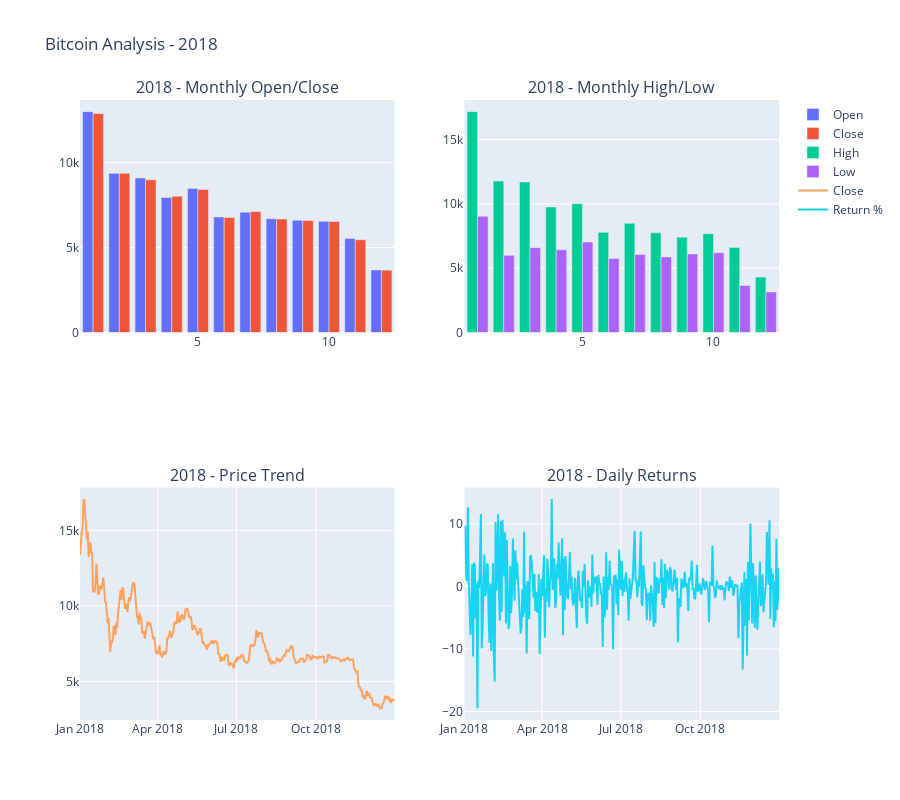
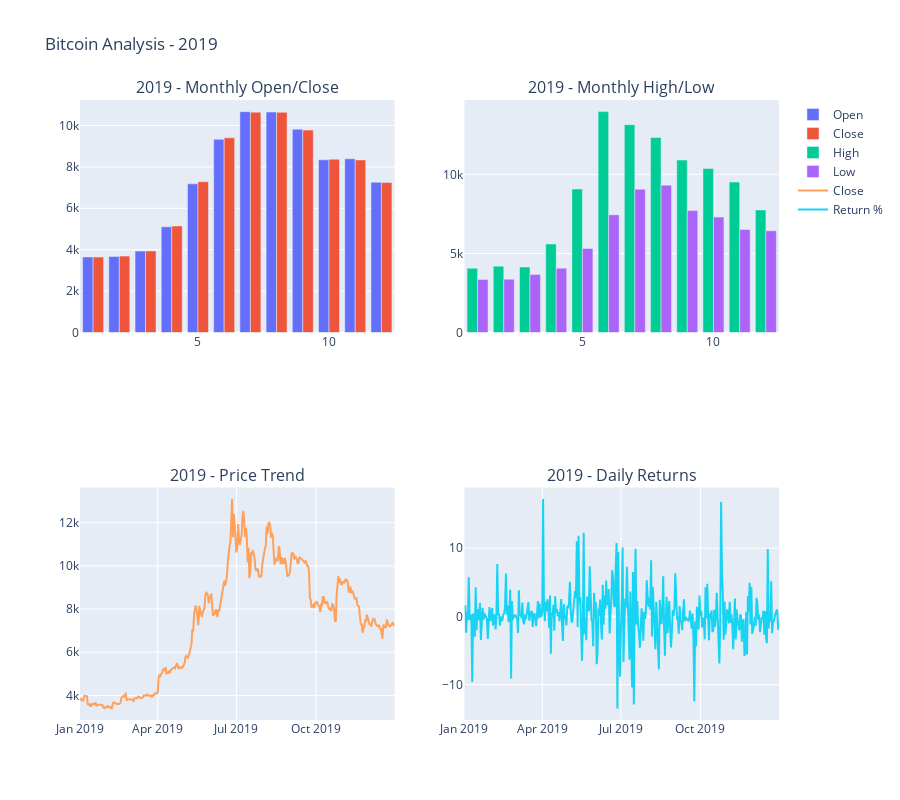
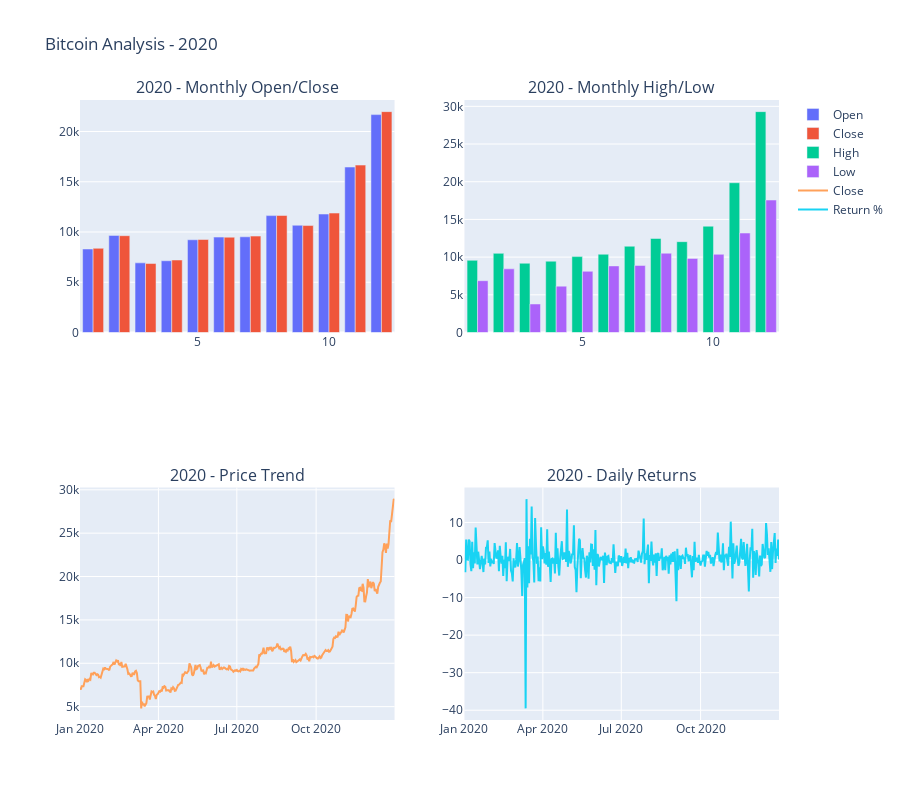
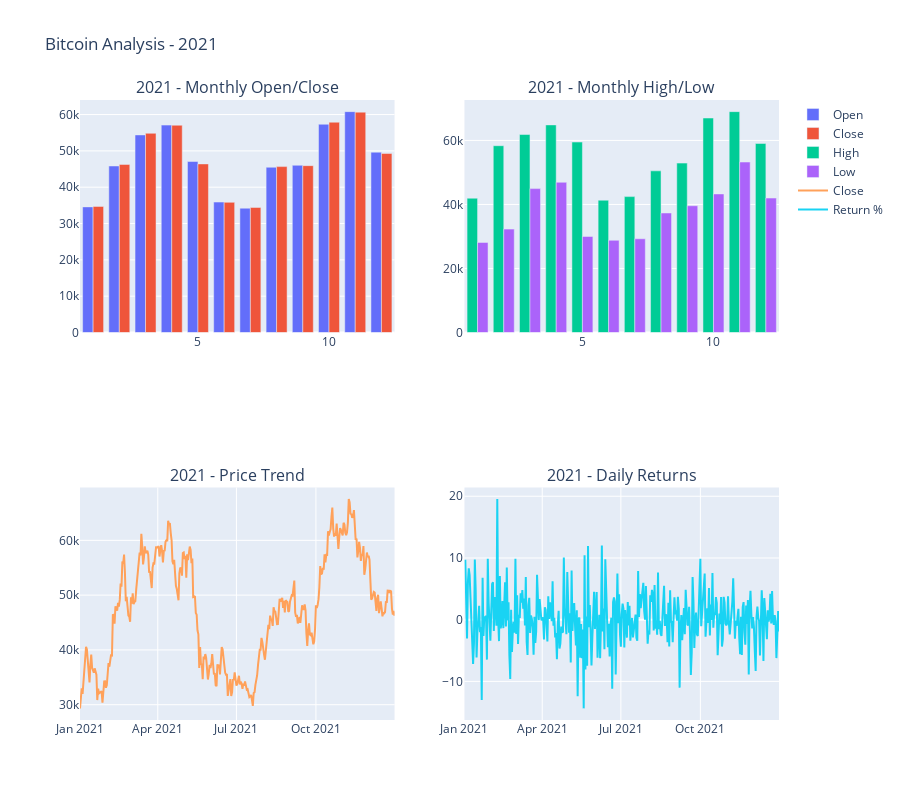

Here is the notebook cell these charts were saved with, in order:
### Markdown cell above
# Cell 3: Yearly Analysis and Visualization (2018-2024)

### Code cell
def analyze_yearly_data(df, start_year, end_year):
    """Analyze and visualize data for each year"""
    for year in range(start_year, end_year + 1):
        start_date = f'{year}-01-01'
        end_date = f'{year+1}-01-01'
        
        yearly_data = df[(df['Date'] >= start_date) & (df['Date'] < end_date)]
        
        if len(yearly_data) == 0:
            continue
            
        print(f"\n{year} Analysis:")
        print(f"Data points: {len(yearly_data)}")
        print(f"Price Range: ${yearly_data['Close'].min():.2f} - ${yearly_data['Close'].max():.2f}")
        
        # Create visualization
        monthly_data = yearly_data.groupby(yearly_data['Date'].dt.month).agg({
            'Open': 'mean',
            'Close': 'mean',
            'High': 'max',
            'Low': 'min'
        }).reset_index()
        
        fig = make_subplots(
            rows=2, cols=2,
            subplot_titles=(f'{year} - Monthly Open/Close', f'{year} - Monthly High/Low',
                          f'{year} - Price Trend', f'{year} - Daily Returns')
        )
        
        # Monthly Open/Close
        fig.add_trace(go.Bar(x=monthly_data['Date'], y=monthly_data['Open'], name='Open'), row=1, col=1)
        fig.add_trace(go.Bar(x=monthly_data['Date'], y=monthly_data['Close'], name='Close'), row=1, col=1)
        
        # Monthly High/Low
        fig.add_trace(go.Bar(x=monthly_data['Date'], y=monthly_data['High'], name='High'), row=1, col=2)
        fig.add_trace(go.Bar(x=monthly_data['Date'], y=monthly_data['Low'], name='Low'), row=1, col=2)
        
        # Daily trends
        fig.add_trace(go.Scatter(x=yearly_data['Date'], y=yearly_data['Close'], name='Close'), row=2, col=1)
        
        # Daily returns
        yearly_data['Daily_Return'] = yearly_data['Close'].pct_change() * 100
        fig.add_trace(go.Scatter(x=yearly_data['Date'], y=yearly_data['Daily_Return'], name='Return %'), row=2, col=2)
        
        fig.update_layout(height=800, title_text=f"Bitcoin Analysis - {year}", showlegend=True)
        fig.show()

# Analyze data from 2018 to 2025
analyze_yearly_data(maindf, 2018, 2025)

### Figure 1 — Plotly figure (JSON) as saved in the notebook; plotly's stock layout.template omitted (floating-point values rounded to 4 significant figures; data arrays with more than 128 entries replaced by an {"elided": "..."} marker saying what was removed)
{"data": [{"name": "Open", "type": "bar", "x": [1, 2, 3, 4, 5, 6, 7, 8, 9, 10, 11, 12], "xaxis": "x", "y": [13000.0, 9372.0, 9095.0, 7945.0, 8483.0, 6803.0, 7081.0, 6699.0, 6606.0, 6546.0, 5540.0, 3682.0], "yaxis": "y"}, {"name": "Close", "type": "bar", "x": [1, 2, 3, 4, 5, 6, 7, 8, 9, 10, 11, 12], "xaxis": "x", "y": [12890.0, 9373.0, 8986.0, 8022.0, 8426.0, 6767.0, 7124.0, 6676.0, 6593.0, 6537.0, 5463.0, 3670.0], "yaxis": "y"}, {"name": "High", "type": "bar", "x": [1, 2, 3, 4, 5, 6, 7, 8, 9, 10, 11, 12], "xaxis": "x2", "y": [17180.0, 11790.0, 11710.0, 9760.0, 10020.0, 7787.0, 8492.0, 7750.0, 7410.0, 7680.0, 6615.0, 4313.0], "yaxis": "y2"}, {"name": "Low", "type": "bar", "x": [1, 2, 3, 4, 5, 6, 7, 8, 9, 10, 11, 12], "xaxis": "x2", "y": [9035.0, 6000.0, 6600.0, 6430.0, 7033.0, 5750.0, 6070.0, 5880.0, 6111.0, 6205.0, 3653.0, 3156.0], "yaxis": "y2"}, {"name": "Close", "type": "scatter", "x": {"elided": "365 str values"}, "xaxis": "x3", "y": {"elided": "365 float values"}, "yaxis": "y3"}, {"name": "Return %", "type": "scatter", "x": {"elided": "365 str values"}, "xaxis": "x4", "y": {"elided": "365 float values"}, "yaxis": "y4"}], "layout": {"annotations": [{"font": {"size": 16}, "showarrow": false, "text": "2018 - Monthly Open/Close", "x": 0.225, "xanchor": "center", "xref": "paper", "y": 1, "yanchor": "bottom", "yref": "paper"}, {"font": {"size": 16}, "showarrow": false, "text": "2018 - Monthly High/Low", "x": 0.775, "xanchor": "center", "xref": "paper", "y": 1, "yanchor": "bottom", "yref": "paper"}, {"font": {"size": 16}, "showarrow": false, "text": "2018 - Price Trend", "x": 0.225, "xanchor": "center", "xref": "paper", "y": 0.375, "yanchor": "bottom", "yref": "paper"}, {"font": {"size": 16}, "showarrow": false, "text": "2018 - Daily Returns", "x": 0.775, "xanchor": "center", "xref": "paper", "y": 0.375, "yanchor": "bottom", "yref": "paper"}], "height": 800, "showlegend": true, "title": {"text": "Bitcoin Analysis - 2018"}, "xaxis": {"anchor": "y", "domain": [0, 0.45]}, "xaxis2": {"anchor": "y2", "domain": [0.55, 1]}, "xaxis3": {"anchor": "y3", "domain": [0, 0.45]}, "xaxis4": {"anchor": "y4", "domain": [0.55, 1]}, "yaxis": {"anchor": "x", "domain": [0.625, 1]}, "yaxis2": {"anchor": "x2", "domain": [0.625, 1]}, "yaxis3": {"anchor": "x3", "domain": [0, 0.375]}, "yaxis4": {"anchor": "x4", "domain": [0, 0.375]}}}

### Figure 2 — Plotly figure (JSON) as saved in the notebook; plotly's stock layout.template omitted (floating-point values rounded to 4 significant figures; data arrays with more than 128 entries replaced by an {"elided": "..."} marker saying what was removed)
{"data": [{"name": "Open", "type": "bar", "x": [1, 2, 3, 4, 5, 6, 7, 8, 9, 10, 11, 12], "xaxis": "x", "y": [3652.0, 3677.0, 3932.0, 5107.0, 7182.0, 9330.0, 10670.0, 10650.0, 9821.0, 8341.0, 8388.0, 7258.0], "yaxis": "y"}, {"name": "Close", "type": "bar", "x": [1, 2, 3, 4, 5, 6, 7, 8, 9, 10, 11, 12], "xaxis": "x", "y": [3643.0, 3690.0, 3941.0, 5147.0, 7286.0, 9406.0, 10640.0, 10640.0, 9777.0, 8368.0, 8335.0, 7247.0], "yaxis": "y"}, {"name": "High", "type": "bar", "x": [1, 2, 3, 4, 5, 6, 7, 8, 9, 10, 11, 12], "xaxis": "x2", "y": [4070.0, 4198.0, 4140.0, 5600.0, 9074.0, 13970.0, 13150.0, 12330.0, 10910.0, 10370.0, 9514.0, 7750.0], "yaxis": "y2"}, {"name": "Low", "type": "bar", "x": [1, 2, 3, 4, 5, 6, 7, 8, 9, 10, 11, 12], "xaxis": "x2", "y": [3350.0, 3373.0, 3671.0, 4067.0, 5316.0, 7445.0, 9060.0, 9320.0, 7710.0, 7300.0, 6515.0, 6435.0], "yaxis": "y2"}, {"name": "Close", "type": "scatter", "x": {"elided": "365 str values"}, "xaxis": "x3", "y": {"elided": "365 float values"}, "yaxis": "y3"}, {"name": "Return %", "type": "scatter", "x": {"elided": "365 str values"}, "xaxis": "x4", "y": {"elided": "365 float values"}, "yaxis": "y4"}], "layout": {"annotations": [{"font": {"size": 16}, "showarrow": false, "text": "2019 - Monthly Open/Close", "x": 0.225, "xanchor": "center", "xref": "paper", "y": 1, "yanchor": "bottom", "yref": "paper"}, {"font": {"size": 16}, "showarrow": false, "text": "2019 - Monthly High/Low", "x": 0.775, "xanchor": "center", "xref": "paper", "y": 1, "yanchor": "bottom", "yref": "paper"}, {"font": {"size": 16}, "showarrow": false, "text": "2019 - Price Trend", "x": 0.225, "xanchor": "center", "xref": "paper", "y": 0.375, "yanchor": "bottom", "yref": "paper"}, {"font": {"size": 16}, "showarrow": false, "text": "2019 - Daily Returns", "x": 0.775, "xanchor": "center", "xref": "paper", "y": 0.375, "yanchor": "bottom", "yref": "paper"}], "height": 800, "showlegend": true, "title": {"text": "Bitcoin Analysis - 2019"}, "xaxis": {"anchor": "y", "domain": [0, 0.45]}, "xaxis2": {"anchor": "y2", "domain": [0.55, 1]}, "xaxis3": {"anchor": "y3", "domain": [0, 0.45]}, "xaxis4": {"anchor": "y4", "domain": [0.55, 1]}, "yaxis": {"anchor": "x", "domain": [0.625, 1]}, "yaxis2": {"anchor": "x2", "domain": [0.625, 1]}, "yaxis3": {"anchor": "x3", "domain": [0, 0.375]}, "yaxis4": {"anchor": "x4", "domain": [0, 0.375]}}}

### Figure 3 — Plotly figure (JSON) as saved in the notebook; plotly's stock layout.template omitted (floating-point values rounded to 4 significant figures; data arrays with more than 128 entries replaced by an {"elided": "..."} marker saying what was removed)
{"data": [{"name": "Open", "type": "bar", "x": [1, 2, 3, 4, 5, 6, 7, 8, 9, 10, 11, 12], "xaxis": "x", "y": [8308.0, 9662.0, 6931.0, 7139.0, 9227.0, 9492.0, 9521.0, 11630.0, 10670.0, 11790.0, 16460.0, 21680.0], "yaxis": "y"}, {"name": "Close", "type": "bar", "x": [1, 2, 3, 4, 5, 6, 7, 8, 9, 10, 11, 12], "xaxis": "x", "y": [8378.0, 9633.0, 6863.0, 7212.0, 9254.0, 9482.0, 9592.0, 11640.0, 10640.0, 11880.0, 16660.0, 21980.0], "yaxis": "y"}, {"name": "High", "type": "bar", "x": [1, 2, 3, 4, 5, 6, 7, 8, 9, 10, 11, 12], "xaxis": "x2", "y": [9578.0, 10500.0, 9188.0, 9460.0, 10070.0, 10380.0, 11440.0, 12470.0, 12050.0, 14100.0, 19860.0, 29300.0], "yaxis": "y2"}, {"name": "Low", "type": "bar", "x": [1, 2, 3, 4, 5, 6, 7, 8, 9, 10, 11, 12], "xaxis": "x2", "y": [6871.0, 8445.0, 3782.0, 6150.0, 8117.0, 8833.0, 8893.0, 10520.0, 9825.0, 10370.0, 13200.0, 17570.0], "yaxis": "y2"}, {"name": "Close", "type": "scatter", "x": {"elided": "366 str values"}, "xaxis": "x3", "y": {"elided": "366 float values"}, "yaxis": "y3"}, {"name": "Return %", "type": "scatter", "x": {"elided": "366 str values"}, "xaxis": "x4", "y": {"elided": "366 float values"}, "yaxis": "y4"}], "layout": {"annotations": [{"font": {"size": 16}, "showarrow": false, "text": "2020 - Monthly Open/Close", "x": 0.225, "xanchor": "center", "xref": "paper", "y": 1, "yanchor": "bottom", "yref": "paper"}, {"font": {"size": 16}, "showarrow": false, "text": "2020 - Monthly High/Low", "x": 0.775, "xanchor": "center", "xref": "paper", "y": 1, "yanchor": "bottom", "yref": "paper"}, {"font": {"size": 16}, "showarrow": false, "text": "2020 - Price Trend", "x": 0.225, "xanchor": "center", "xref": "paper", "y": 0.375, "yanchor": "bottom", "yref": "paper"}, {"font": {"size": 16}, "showarrow": false, "text": "2020 - Daily Returns", "x": 0.775, "xanchor": "center", "xref": "paper", "y": 0.375, "yanchor": "bottom", "yref": "paper"}], "height": 800, "showlegend": true, "title": {"text": "Bitcoin Analysis - 2020"}, "xaxis": {"anchor": "y", "domain": [0, 0.45]}, "xaxis2": {"anchor": "y2", "domain": [0.55, 1]}, "xaxis3": {"anchor": "y3", "domain": [0, 0.45]}, "xaxis4": {"anchor": "y4", "domain": [0.55, 1]}, "yaxis": {"anchor": "x", "domain": [0.625, 1]}, "yaxis2": {"anchor": "x2", "domain": [0.625, 1]}, "yaxis3": {"anchor": "x3", "domain": [0, 0.375]}, "yaxis4": {"anchor": "x4", "domain": [0, 0.375]}}}

### Figure 4 — Plotly figure (JSON) as saved in the notebook; plotly's stock layout.template omitted (floating-point values rounded to 4 significant figures; data arrays with more than 128 entries replaced by an {"elided": "..."} marker saying what was removed)
{"data": [{"name": "Open", "type": "bar", "x": [1, 2, 3, 4, 5, 6, 7, 8, 9, 10, 11, 12], "xaxis": "x", "y": [34580.0, 45840.0, 54400.0, 57100.0, 47070.0, 35910.0, 34230.0, 45490.0, 46040.0, 57330.0, 60810.0, 49630.0], "yaxis": "y"}, {"name": "Close", "type": "bar", "x": [1, 2, 3, 4, 5, 6, 7, 8, 9, 10, 11, 12], "xaxis": "x", "y": [34720.0, 46270.0, 54840.0, 57060.0, 46410.0, 35830.0, 34430.0, 45670.0, 45930.0, 57890.0, 60660.0, 49290.0], "yaxis": "y"}, {"name": "High", "type": "bar", "x": [1, 2, 3, 4, 5, 6, 7, 8, 9, 10, 11, 12], "xaxis": "x2", "y": [41950.0, 58350.0, 61840.0, 64850.0, 59500.0, 41330.0, 42450.0, 50500.0, 52920.0, 67000.0, 69000.0, 59050.0], "yaxis": "y2"}, {"name": "Low", "type": "bar", "x": [1, 2, 3, 4, 5, 6, 7, 8, 9, 10, 11, 12], "xaxis": "x2", "y": [28130.0, 32300.0, 44950.0, 46930.0, 30000.0, 28800.0, 29280.0, 37330.0, 39600.0, 43280.0, 53260.0, 42000.0], "yaxis": "y2"}, {"name": "Close", "type": "scatter", "x": {"elided": "365 str values"}, "xaxis": "x3", "y": {"elided": "365 float values"}, "yaxis": "y3"}, {"name": "Return %", "type": "scatter", "x": {"elided": "365 str values"}, "xaxis": "x4", "y": {"elided": "365 float values"}, "yaxis": "y4"}], "layout": {"annotations": [{"font": {"size": 16}, "showarrow": false, "text": "2021 - Monthly Open/Close", "x": 0.225, "xanchor": "center", "xref": "paper", "y": 1, "yanchor": "bottom", "yref": "paper"}, {"font": {"size": 16}, "showarrow": false, "text": "2021 - Monthly High/Low", "x": 0.775, "xanchor": "center", "xref": "paper", "y": 1, "yanchor": "bottom", "yref": "paper"}, {"font": {"size": 16}, "showarrow": false, "text": "2021 - Price Trend", "x": 0.225, "xanchor": "center", "xref": "paper", "y": 0.375, "yanchor": "bottom", "yref": "paper"}, {"font": {"size": 16}, "showarrow": false, "text": "2021 - Daily Returns", "x": 0.775, "xanchor": "center", "xref": "paper", "y": 0.375, "yanchor": "bottom", "yref": "paper"}], "height": 800, "showlegend": true, "title": {"text": "Bitcoin Analysis - 2021"}, "xaxis": {"anchor": "y", "domain": [0, 0.45]}, "xaxis2": {"anchor": "y2", "domain": [0.55, 1]}, "xaxis3": {"anchor": "y3", "domain": [0, 0.45]}, "xaxis4": {"anchor": "y4", "domain": [0.55, 1]}, "yaxis": {"anchor": "x", "domain": [0.625, 1]}, "yaxis2": {"anchor": "x2", "domain": [0.625, 1]}, "yaxis3": {"anchor": "x3", "domain": [0, 0.375]}, "yaxis4": {"anchor": "x4", "domain": [0, 0.375]}}}
